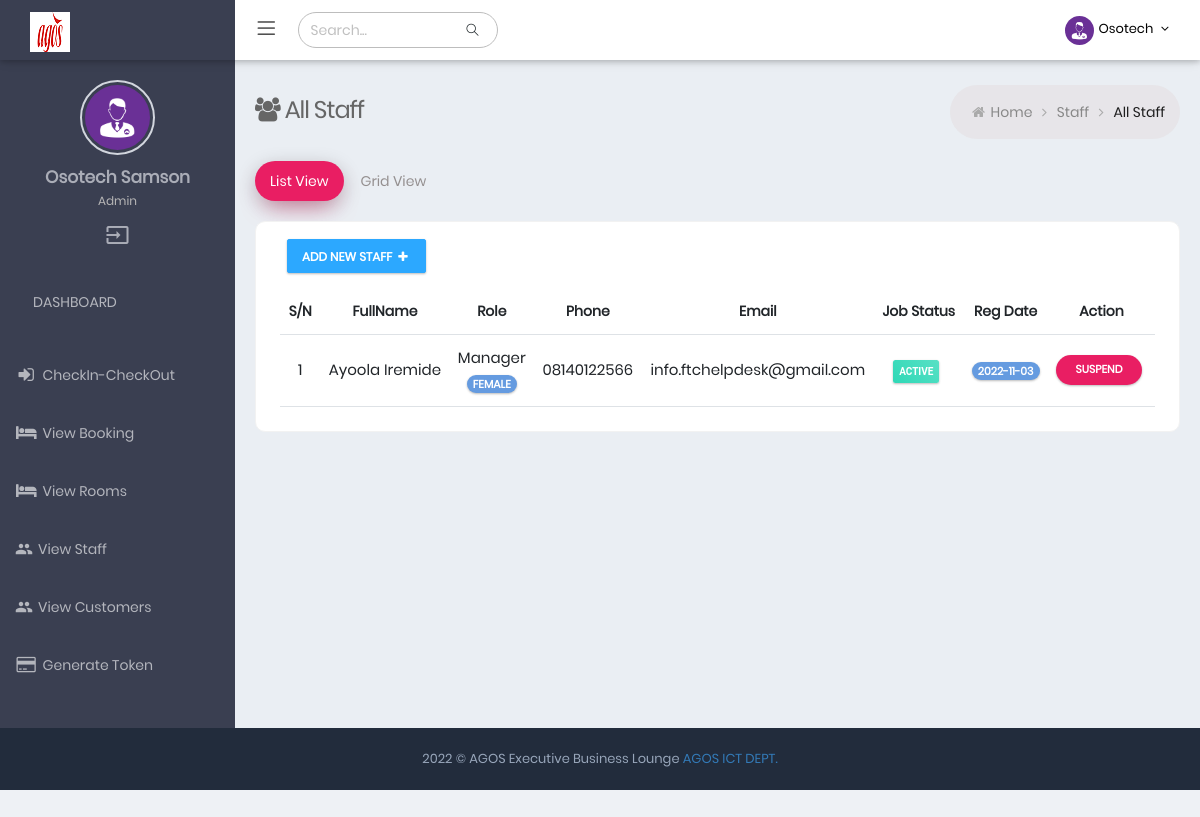
The app's page /view-manager (signed in), older data.
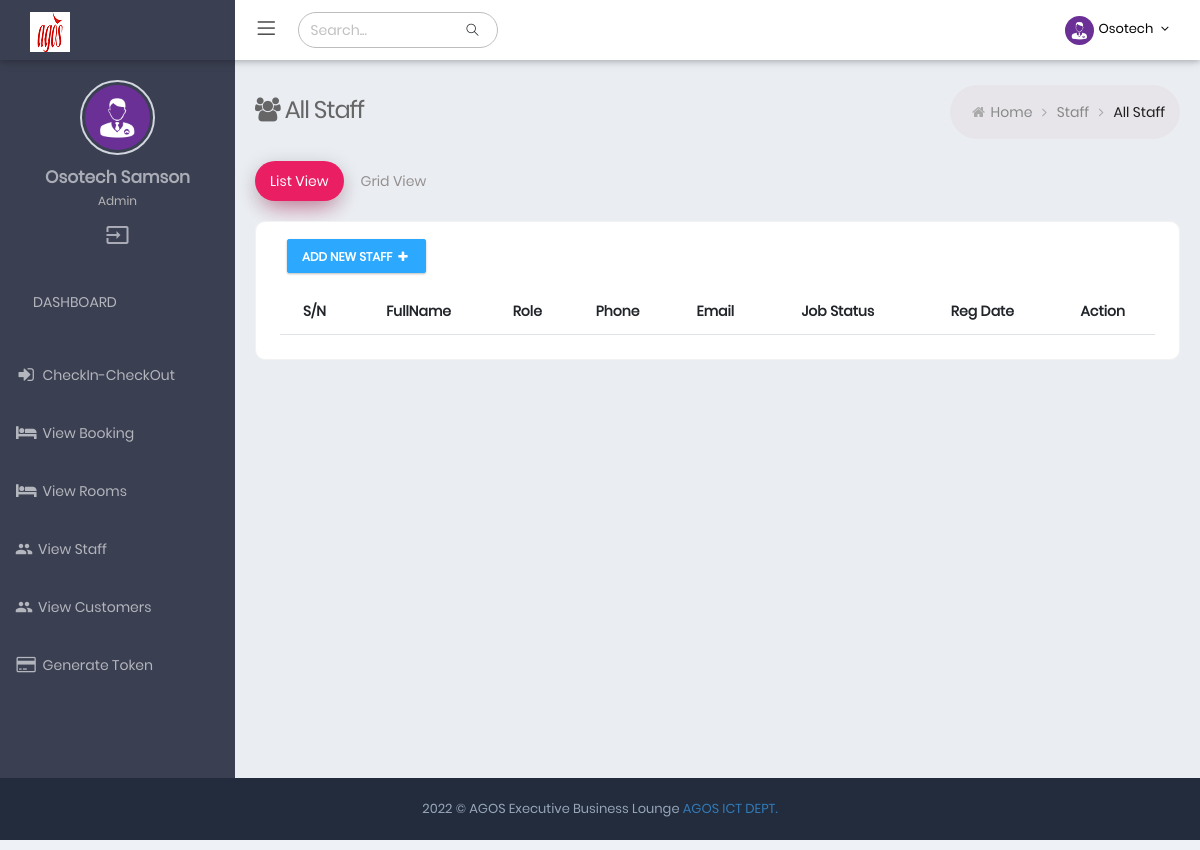
The same page, newer data.
### tables this page shows
CREATE TABLE IF NOT EXISTS `staff_tbl` (
  `id` int(11) NOT NULL AUTO_INCREMENT,
  `username` varchar(50) DEFAULT NULL,
  `email` varchar(255) DEFAULT NULL,
  `password` varchar(255) DEFAULT NULL,
  `fullname` varchar(255) DEFAULT NULL,
  `role_type` varchar(50) DEFAULT NULL,
  `status` tinyint(1) NOT NULL DEFAULT 0 COMMENT '0= not active, 1=active',
  `verified` tinyint(1) NOT NULL DEFAULT 0 COMMENT '0= not verified, 1=verified',
  `is_online` tinyint(1) NOT NULL DEFAULT 0 COMMENT '0= offline, 1=online',
  `address` text DEFAULT NULL,
  `gender` varchar(50) DEFAULT NULL,
  `state_of_origin` varchar(100) DEFAULT NULL,
  `phone` varchar(50) DEFAULT NULL,
  `last_login_date` timestamp NOT NULL DEFAULT current_timestamp(),
  `account_token` varchar(225) DEFAULT NULL,
  `image` varchar(225) DEFAULT NULL,
  `created_at` date DEFAULT NULL,
  PRIMARY KEY (`id`),
  UNIQUE KEY `email` (`email`)
);

### Helper/helper.php (called while the page is built, shortened)
<?php
$Database = new Database();
$dbh = $Database->osotech_connect();
$Alert = new Alert();
$Core = new Core($dbh, $Alert);
$Manager = new Manager($dbh, $Core, $Alert);

### App/Controller/Manager.php (called while the page is built, shortened)
<?php
class Manager
{
  private PDO $dbh;
  private $table = "staff_tbl";
  public function __construct($dbh, $Core, $Alert)
  {
    $this->dbh = $dbh;
  }
  public function getAllStaff()
  {
    $sql = "SELECT * FROM `{$this->table}` ORDER BY id DESC LIMIT 1000";
    $this->stmt = $this->dbh->prepare($sql);
    $this->response = $this->stmt->execute();
    if ($this->stmt->rowCount() > 0) {
      $this->response = $this->stmt->fetchAll();
      return $this->response;
      $this->dbh = null;
    }
  }
}

### view-manager.php (the view, shortened to what the changed rows need)
<?php
require_once "Helper/helper.php";
?>
<!DOCTYPE html>
<html lang="en">
<head>
  <?php include_once("Inc/DatatableHeaderScript.php"); ?>
</head>
<body
  class="page-header-fixed sidemenu-closed-hidelogo page-content-white page-md header-white dark-sidebar-color logo-dark">
  <div class="page-wrapper">
    <div class="page-container">
      <div class="page-content-wrapper">
        <div class="page-content">
          <div class="tab-content tab-space">
            <div class="tab-pane active show" id="tab1">
              <div class="row">
                <div class="col-md-12">
                  <div class="card-box">
                    <div class="card-body">
                      <div class="table-scrollable">
                        <table class="table table-hover table-checkable order-column full-width text-center"
                          id="example4">
                          <thead>
                            <tr>
                              <th class="center">S/N</th>
                              <th class="center"> FullName </th>
                              <th class="center"> Role </th>
                              <th class="center"> Phone </th>
                              <th class="center"> Email </th>
                              <th class="center"> Job Status </th>
                              <th class="center">Reg Date</th>
                              <th class="center"> Action </th>
                            </tr>
                          </thead>
                          <tbody>
                            <?php $allStaff = $Manager->getAllStaff();
                            if ($allStaff) {
                              $cnt = 0;
                              foreach ($allStaff as $staff) {
                                $cnt++;
                            ?>
                            <tr class="odd gradeX">
                              <td class="center"><?php echo $cnt; ?></td>
                              <td class="center"><?php echo $staff->fullname; ?></td>
                              <td class="center"><?php echo $staff->role_type; ?><br /> <span
                                  class="badge badge-<?php echo $staff->gender == 'Male' ? 'primary' : 'info' ?> badge-pill badge-md"><?php echo $staff->gender; ?></span>
                              </td>
                              <td class="center"><?php echo $staff->phone; ?></td>
                              <td class="center"><?php echo $staff->email; ?></td>
                              <td class="center"><?php echo $staff->status == '1' ? '<span
                                  class="label label-success label-sm">Active</span>' : '<span
                                  class="label label-danger label-sm">Suspended</span>'; ?>
                              </td>
                              <td class="center"><span
                                  class="badge badge-info badge-pill badge-md"><?php echo $staff->created_at; ?></span>
                              </td>
                              <td class="center">
                                <?php if ($staff->status == '0') { ?>
                                <button type="button" data-id="<?php echo $staff->id; ?>" data-action="Unsuspend"
                                  class="btn btn-circle btn-secondary btn-sm unsuspend_btn osotech_action_<?php echo $staff->id; ?>">Unsuspend</button>
                                <?php
                                    } else { ?>
                                <button type="button" data-id="<?php echo $staff->id; ?>" data-action="Suspend"
                                  class="btn btn-circle deepPink-bgcolor btn-sm suspend_btn osotech_action_<?php echo $staff->id; ?>">Suspend</button>
                                <?php
                                    } ?>
                              </td>
                            </tr>
                            <?php
                              }
                            }
                            ?>
                          </tbody>
                        </table>
                      </div>
                    </div>
                  </div>
                </div>
              </div>
            </div>
          </div>
        </div>
      </div>
    </div>
  </div>
</body>
</html>

Row changes from the older to the newer data that the page shows:
removed staff_tbl: fullname "Ayoola Iremide", role_type "Manager", gender "FEMALE", phone "08140122566", email "info.ftchelpdesk@gmail.com", status "ACTIVE", created_at "2022-11-03"
